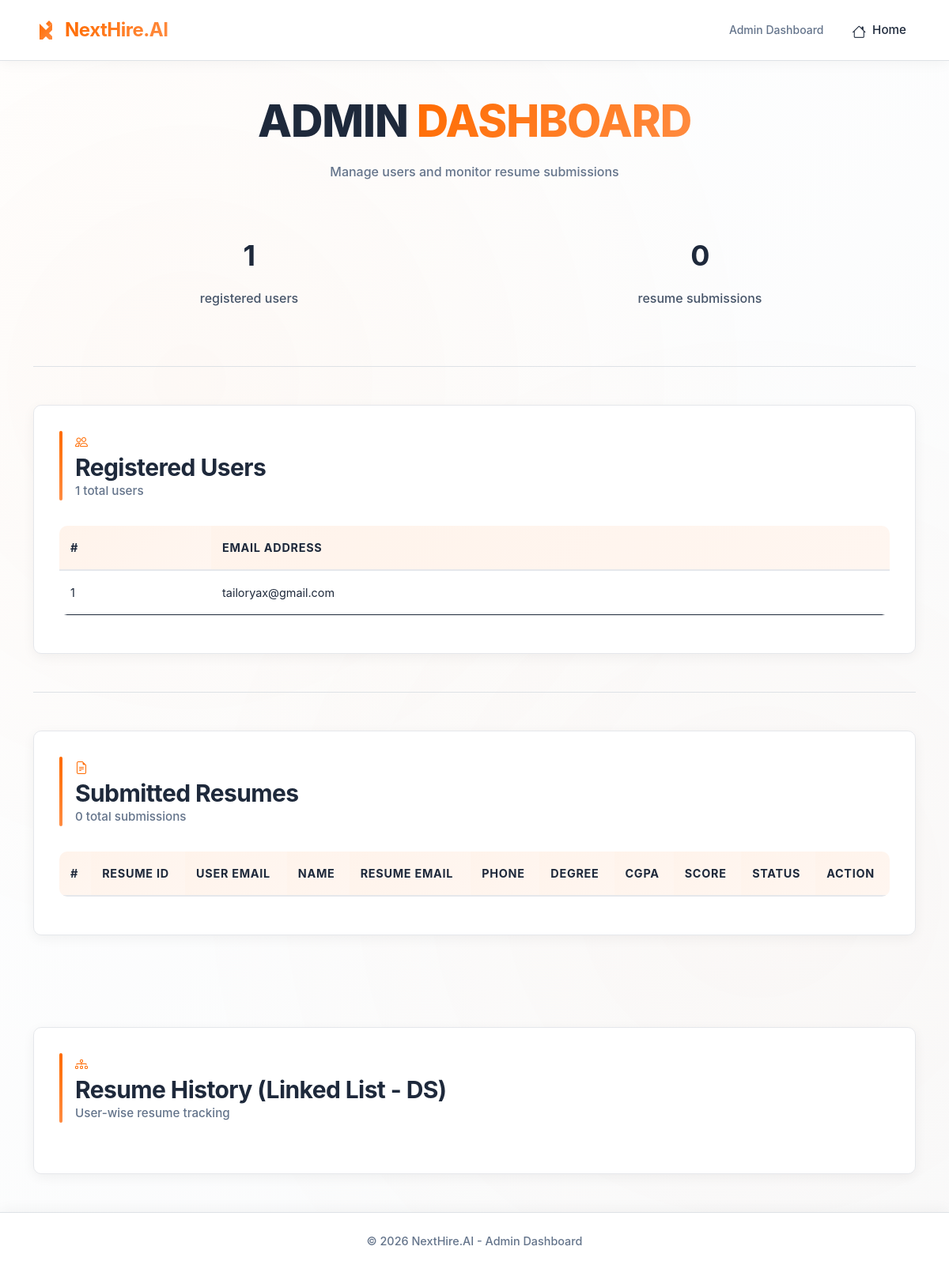
The app's page /admin_dashboard (signed in), older data.
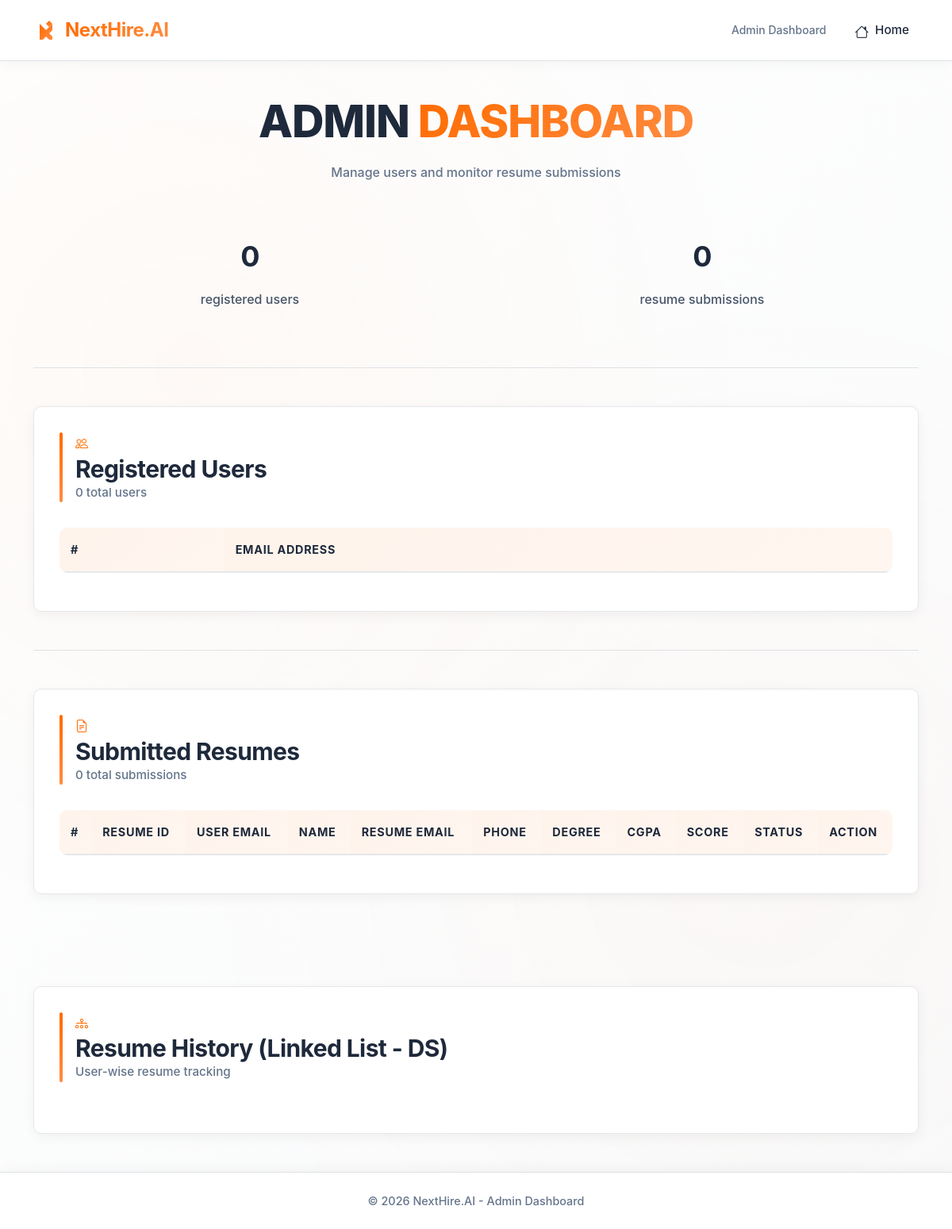
The same page, newer data.
### tables this page shows
CREATE TABLE users (
            email TEXT PRIMARY KEY,
            password TEXT
        );

### app.py (the view)
@app.route("/admin_dashboard")
def admin_dashboard():
    if not session.get("admin"):
        return "Unauthorized", 401
    if not user_resume_history:
        rebuild_resume_history()
    conn = get_db()
    cur = conn.cursor()
    cur.execute("SELECT email FROM users")
    users = cur.fetchall()
    cur.execute("""
    SELECT id, user_email, name, email, phone, degree, cgpa, score, status, file_path
    FROM resumes
    """)
    resumes = cur.fetchall()
    conn.close()
    return render_template("admin.html",users=users,resumes=resumes,ds_history=user_resume_history)

### app.py (called while the page is built, shortened)
def get_db():
    return sqlite3.connect(DB_NAME)

def rebuild_resume_history():
    global user_resume_history
    user_resume_history = {}
    conn = get_db()
    cur = conn.cursor()
    cur.execute("""
        SELECT user_email, id,
            COALESCE(score, 'N/A'),
            COALESCE(status, 'N/A')
        FROM resumes
        ORDER BY id
    """)
    rows = cur.fetchall()
    conn.close()

### templates/admin.html (shortened to what this page needs)
<!DOCTYPE html>
<html lang="en">
<head>
    <link href="https://cdn.jsdelivr.net/npm/bootstrap@5.3.2/dist/css/bootstrap.min.css" rel="stylesheet">
    <link rel="stylesheet" href="https://cdn.jsdelivr.net/npm/bootstrap-icons@1.11.0/font/bootstrap-icons.css">
    <link rel="stylesheet" href="{{ url_for('static', filename='css/style.css') }}">
</head>
<body>
<header class="border-bottom py-3">
    <div class="container d-flex justify-content-between align-items-center">
        <a href="/" class="navbar-brand d-flex align-items-center gap-2 text-decoration-none">
            <h5 class="mb-0 fw-bold">NextHire.AI</h5>
        </a>
        <nav class="d-none d-md-flex gap-4 align-items-center">
            <span class="text-muted small">Admin Dashboard</span>
            <a class="nav-link" href="/"><i class="bi bi-house"></i> Home</a>
        </nav>
    </div>
</header>
<div class="container py-5">
    <div class="text-center mb-5">
        <h1 class="hero-title" style="font-size: 3.5rem;">
            ADMIN <span class="hero-accent">DASHBOARD</span>
        </h1>
        <p class="text-muted">Manage users and monitor resume submissions</p>
    </div>
    <section class="py-4 mb-5" style="background-color: var(--background); border-radius: var(--radius);">
        <div class="row text-center">
            <div class="col-md-6">
                <h2 class="fw-bold">{{ users|length }}</h2>
                <p class="mb-0">registered users</p>
            </div>
            <div class="col-md-6">
                <h2 class="fw-bold">{{ resumes|length }}</h2>
                <p class="mb-0">resume submissions</p>
            </div>
        </div>
    </section>
    <div class="border-top mb-5"></div>
    <div class="panel mb-5">
        <div class="section-heading-container">
            <i class="bi bi-people section-heading-icon"></i>
            <div>
                <h3 class="mb-0">Registered Users</h3>
                <p class="text-muted small mb-0">{{ users|length }} total users</p>
            </div>
        </div>
        <div class="table-responsive">
            <table class="table">
                <thead>
                    <tr>
                        <th>#</th>
                        <th>Email Address</th>
                    </tr>
                </thead>
                <tbody>
                    {% for user in users %}
                    <tr>
                        <td>{{ loop.index }}</td>
                        <td>{{ user[0] }}</td>
                    </tr>
                    {% endfor %}
                </tbody>
            </table>
        </div>
    </div>
    <div class="border-top mb-5"></div>
    <div class="panel">
        <div class="section-heading-container">
            <i class="bi bi-file-earmark-text section-heading-icon"></i>
            <div>
                <h3 class="mb-0">Submitted Resumes</h3>
                <p class="text-muted small mb-0">{{ resumes|length }} total submissions</p>
            </div>
        </div>
        <div class="table-responsive">
            <table class="table">
                <thead>
                    <tr>
                        <th>#</th>
                        <th>Resume ID</th>
                        <th>User Email</th>
                        <th>Name</th>
                        <th>Resume Email</th>
                        <th>Phone</th>
                        <th>Degree</th>
                        <th>CGPA</th>
                        <th>Score</th>
                        <th>Status</th>
                        <th>Action</th>
                    </tr>
                </thead>
            </table>
        </div>
    </div>
</div>
<div class="container my-5">
    <div class="panel">
        <div class="section-heading-container">
            <i class="bi bi-diagram-3 section-heading-icon"></i>
            <div>
                <h3 class="mb-0">Resume History (Linked List - DS)</h3>
                <p class="text-muted small mb-0">User-wise resume tracking</p>
            </div>
        </div>
    </div>
</div>
<footer class="border-top py-4 mt-5">
    <div class="container text-center text-muted small">
        © 2026 NextHire.AI - Admin Dashboard
    </div>
</footer>
</body>
</html>

Row changes from the older to the newer data that the page shows:
removed users: email "tailoryax@gmail.com"
Text that changed along with them:
{{ users|length }}: "1" → "0"
